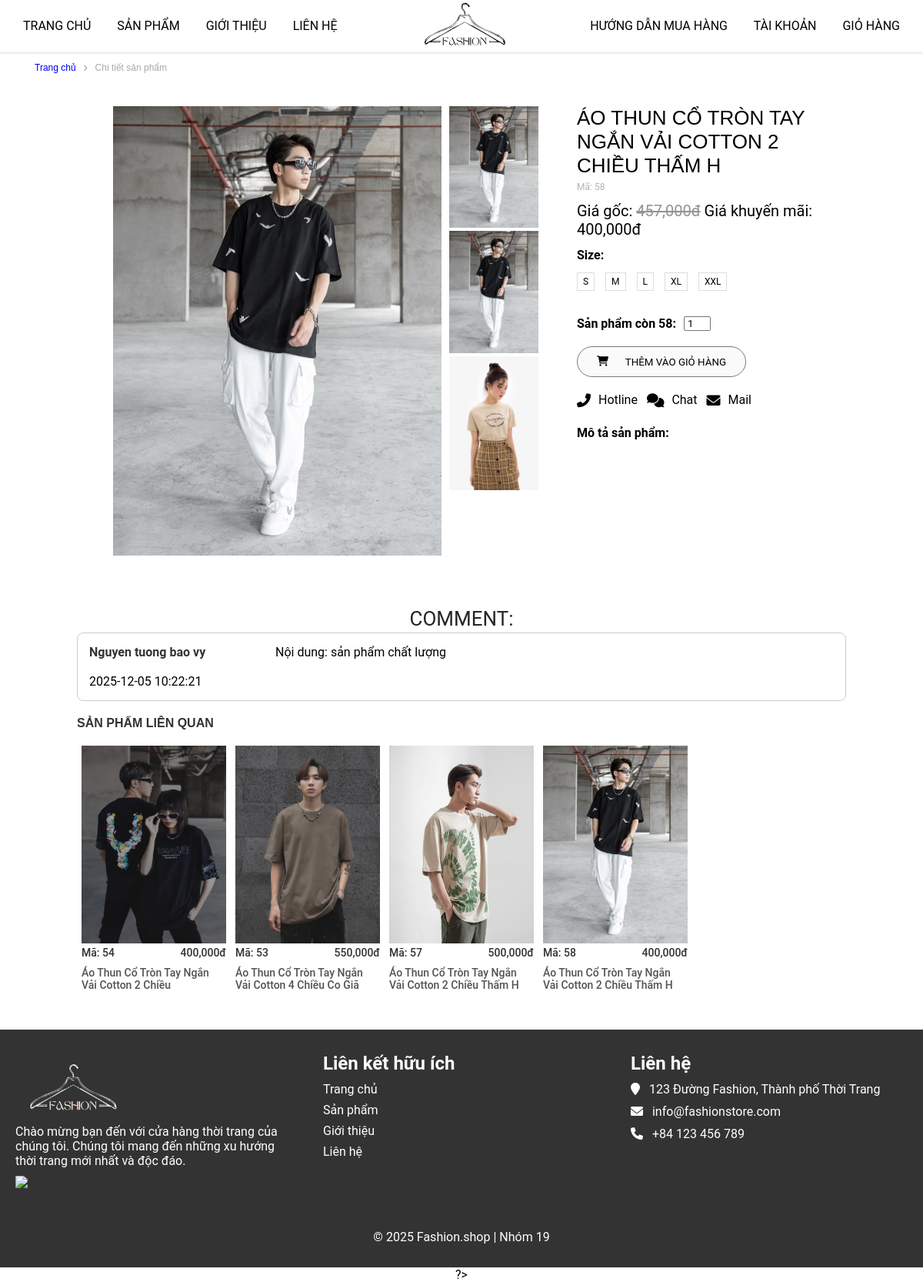
The app's page /?mod=product&act=ctsanpham&id=58, older data.
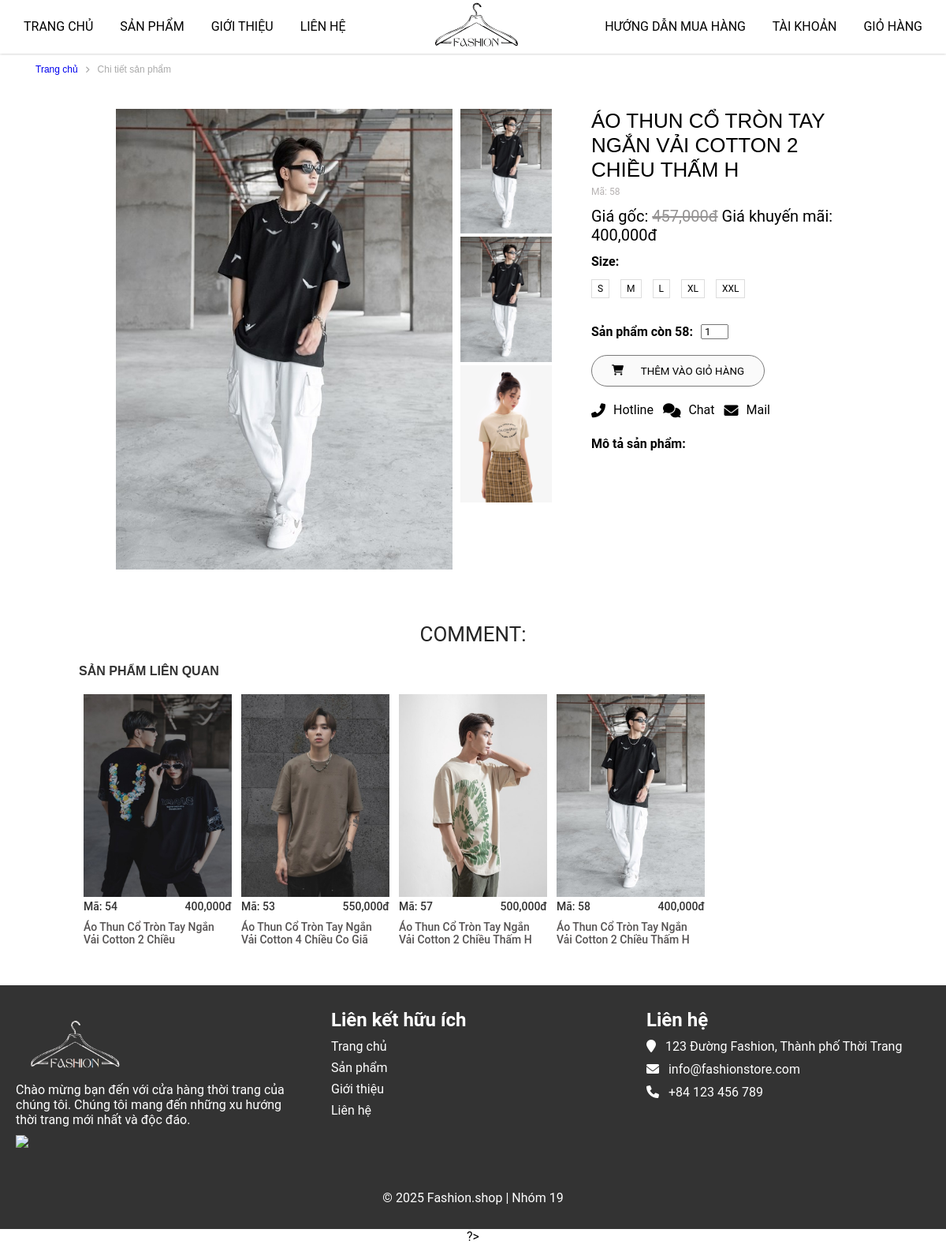
The same page, newer data.
### tables this page shows
CREATE TABLE `sanpham` (
  `masp` int(11) NOT NULL,
  `tensp` varchar(50) NOT NULL,
  `dongia` int(11) NOT NULL,
  `khuyenmai` int(11) NOT NULL,
  `soluong` int(11) NOT NULL,
  `ngaytao` datetime NOT NULL DEFAULT current_timestamp(),
  `anh` varchar(500) DEFAULT NULL,
  `mota` text NOT NULL,
  `soluotxem` int(11) NOT NULL,
  `hoatdong` int(11) NOT NULL,
  `madm` int(11) NOT NULL,
  `mabl` int(11) NOT NULL
);

CREATE TABLE `binhluan` (
  `mabl` int(11) NOT NULL,
  `makh` int(11) NOT NULL,
  `masp` int(11) NOT NULL,
  `noidung` varchar(500) NOT NULL,
  `ngaygui` datetime NOT NULL DEFAULT current_timestamp()
);

CREATE TABLE `taikhoan` (
  `makh` int(11) NOT NULL,
  `hoten` varchar(50) NOT NULL,
  `matkhau` varchar(50) NOT NULL,
  `email` varchar(50) NOT NULL,
  `diachi` text NOT NULL,
  `anh` varchar(500) NOT NULL,
  `quyen` varchar(50) NOT NULL DEFAULT 'user',
  `ngaysinh` date NOT NULL,
  `sdt` varchar(20) NOT NULL,
  `hoatdong` tinyint(1) NOT NULL,
  `mabl` int(11) NOT NULL
);

### model/products.php (called while the page is built, shortened)
<?php
    function get_product($id){
        $sql = "SELECT s.*, d.tendm FROM sanpham s INNER JOIN danhmuc d ON s.madm = d.madm WHERE s.masp=".$id;
        $conn = pdo_get_connection();
        $stmt = $conn->prepare($sql);
        $stmt->execute();
        return $stmt->fetch();
    }
    function get_randomByCategories($id){
        $sql = "SELECT * FROM sanpham WHERE madm = $id ORDER BY rand() LIMIT 4 ";
        $conn = pdo_get_connection();
        $stmt = $conn->prepare($sql);
        $stmt->execute();
        return $stmt->fetchAll();
    }
?>

### model/connect.php (called while the page is built, shortened)
<?php
function pdo_get_connection(){
    $dburl = "mysql:host=localhost; dbname=shoptu;charset=utf8";
    $username = 'root';
    $password = '';
    $conn = new PDO($dburl, $username, $password);
    $conn->setAttribute(PDO::ATTR_ERRMODE, PDO::ERRMODE_EXCEPTION);
    return $conn;
}
function pdo_query($sql){
    $sql_args = array_slice(func_get_args(), 1);
    try{
        $conn = pdo_get_connection();
        $stmt = $conn->prepare($sql);
        $stmt->execute($sql_args);
        $rows = $stmt->fetchAll();
        return $rows;
    }
    catch(PDOException $e){
        throw $e;
    }
    finally{
        unset($conn);
    }
}

### model/binhluan.php (called while the page is built, shortened)
<?php
    include_once 'model/connect.php';
    function comment_Sanpham($masp){
        return pdo_query("SELECT * FROM binhluan bl INNER JOIN taikhoan tk ON bl.makh = tk.makh
        WHERE bl.masp=?",$masp);
    }
?>

### view/page_ctsanpham.php (the view, shortened to what the rows shown need)
<main>
    <div class="container-danhmuc">
        <div class="danhmuc-top row">
            <p><a href="?mod=page&act=home">Trang chủ</a></p><i class="fa-solid fa-angle-right"></i><p>Chi tiết sản phẩm</p>
        </div>
    </div>
    <section class="product-2">
        <div class="container-product">
            <div class="product-content row">
                <div class="product-content-left row">
                    <div class="product-content-left-big-img">
                        <img src="upload/product/<?=$ctsanpham['anh']?>" alt="#">
                    </div>
                    <div class="product-content-left-small-img">
                        <img src="upload/product/<?=$ctsanpham['anh']?>" alt="#">
                        <img src="upload/product/<?=$ctsanpham['anh']?>" alt="#">
                        <img src="assets_user/img/anhnu8.webp" alt="#">
                    </div>
                </div>
                <div class="product-content-right">
                    <div class="product-content-right-product-name">
                        <h1><?=$ctsanpham['tensp']?></h1>
                        <p>Mã: <?=$ctsanpham['masp']?></p>
                    </div>
                    <div class="product-content-right-product-price">
                        <p>Giá gốc: <del style="color: #949292;"><?=number_format($ctsanpham['dongia'] * 1000)?>đ</del> Giá khuyến mãi: <?=number_format($ctsanpham['khuyenmai'] * 1000)?>đ</p>
                    </div>
                    <div class="product-content-right-product-size">
                        <p style="font-weight: bold">Size: </p>
                        <div class="size">
                            <span>S</span>
                            <span>M</span>
                            <span>L</span>
                            <span>XL</span>
                            <span>XXL</span>
                        </div>
                    </div>
                    <div class="quantity">
                        <p style="font-weight: bold">Sản phẩm còn <?=$ctsanpham['masp']?>: </p>
                        <input type="number" min="0" value="1">
                    </div>
                    <div class="product-content-right-product-button">
                        <a href="?mod=product&act=addToCart&id=<?=$ctsanpham['masp']?>"><button><i class="fas fa-shopping-cart"></i><p>THÊM VÀO GIỎ HÀNG</p></button></a>
                    </div>
                    <div class="product-content-right-product-icon">
                        <div class="product-content-right-product-icon-item">
                            <i class="fas fa-phone-alt"></i> <p>Hotline</p>
                        </div>
                        <div class="product-content-right-product-icon-item">
                            <i class="fas fa-comments"></i> <p>Chat</p>
                        </div>
                        <div class="product-content-right-product-icon-item">
                            <i class="fas fa-envelope"></i> <p>Mail</p>
                        </div>
                    </div>
                    <div class="product-content-right-product-rgin-botton">
                        <p style="font-weight: bold; margin-bottom: 10px; margin-top: 24px">Mô tả sản phẩm:</p>
                        <br>
                    </div>
                </div>
            </div>
        </div>
    </section>
    <section class="product-related">
        <h2>COMMENT:</h2>
        <?php foreach($dsbinhluan as $bl): ?>
        <div class="khungcomment">
            <div class="khungcomment-col-3">
                <strong><?=$bl['hoten']?></strong><br>
                <br><?=$bl['ngaygui']?><br>
            </div>
            <div class="khungcomment-col-9">
                Nội dung: <?=$bl['noidung']?>
            </div>
        </div>
        <?php endforeach; ?>
        <div class="product-related-title">
            <p>SẢN PHẨM LIÊN QUAN</p>
        </div>
        <div class="product-content row">
        <?php foreach($spcungdanhmuc as $ctsanpham): ?>
            <div class="product-related-item">
                <a href="?mod=product&act=ctsanpham&id=<?=$ctsanpham['masp']?>"><img src="upload/product/<?=$ctsanpham['anh']?>"><br></a>
                <p>Mã: <?=$ctsanpham['masp']?><span><?=number_format($ctsanpham['khuyenmai'] * 1000)?>đ</span></p>
                <a href=""><h3><?=$ctsanpham['tensp']?></h3></a>
            </div>
        <?php endforeach; ?>
        </div>
    </section>
</main>

Row changes from the older to the newer data that the page shows:
removed binhluan: taikhoan.hoten "Nguyen tuong bao vy", ngaygui "2025-12-05 10:22:21", noidung "sản phẩm chất lượng"
